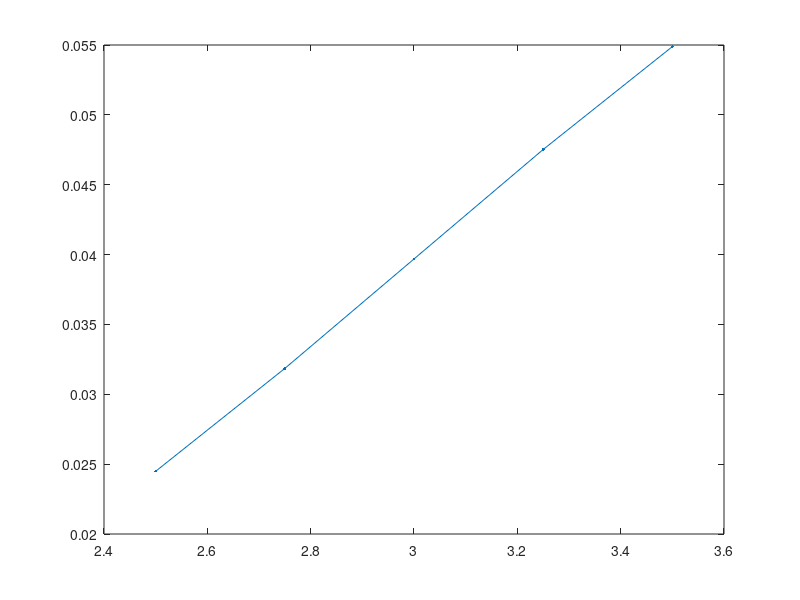

MATLAB code to generate this figure:
% mfile to find the gradients of de/dmu 's to determine the mu value at 
% which the lower bounds and upper bound errors are equal 

close all
clear all
clc
%%%%%%%%%%%%%%%%%%%%%%%%%%%%%%%%%%%%%%%%%%%%%%%%%
% find de/dmu grad for 3D problem with sigma1 = 1
%                                      sigma2 = 1
%                                      sigma3 = 1
MU = linspace(2.5,3.5,5)
for i = 1:length(MU)
    P(i) = (1-normcdf(3,MU(i),1))/12.5988807;
end
Grad = gradient(P,[MU(2)-MU(1)])
g = polyfit(MU,P,1)
figure(1)
plot(MU,P,'.-')
% %%%%%%%%%%%%%%%%%%%%%%%%%%%%%%%%%%%%%%%%%%%%%%%%%
% % find de/dmu grad for 3D problem with sigma1 = 1
% %                                      sigma2 = 0.6
% %                                      sigma3 = 0.4
% for i = 1:length(MU)
%     P(i) = (1-normcdf(3,MU(i),1))/27.228589
% end
% figure(2)
% plot(MU,P,'.-')
% %%%%%%%%%%%%%%%%%%%%%%%%%%%%%%%%%%%%%%%%%%%%%%%%%
% % find de/dmu grad for 4D problem with sigma1 = 1
% %                                      sigma2 = 1
% %                                      sigma3 = 1
% %                                      sigma4 = 1
% for i = 1:length(MU)
%     P(i) = (1-normcdf(3,MU(i),1))/118.8684362
% end
% figure(3)
% plot(MU,P,'r.-')
% 
% for i = 1:length(MU)
%     P(i) = (1-normcdf(3,MU(i),1))/18.8845942
% end
% figure(4)
% plot(MU,P,'g.-')
